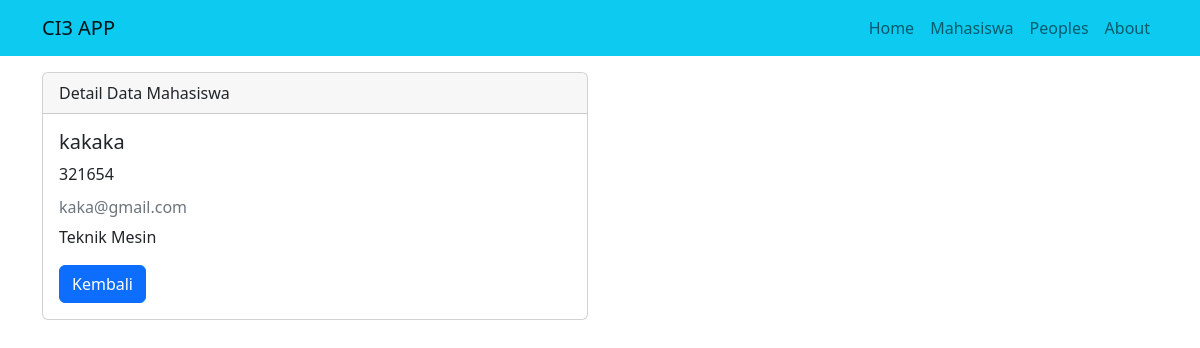
Page /mahasiswa/detail/9 on the committed database.
### tables this page shows
CREATE TABLE `mahasiswa` (
  `id` int(11) NOT NULL,
  `nama` varchar(100) NOT NULL,
  `nim` varchar(100) NOT NULL,
  `email` varchar(100) NOT NULL,
  `jurusan` varchar(100) NOT NULL
);

### application/controllers/Mahasiswa.php (called while the page is built, shortened)
<?php
class Mahasiswa extends CI_Controller {
	public function __construct()
	{
		$this->load->model('Mahasiswa_model');
		$this->load->library('form_validation');
	}
	public function detail($id)
	{
		$data['judul'] = 'Detail Data Mahasiswa';
		$data['mahasiswa'] = $this->Mahasiswa_model->getMahasiswaById($id);
		$this->load->view('templates/header', $data);
		$this->load->view('mahasiswa/detail', $data);
		$this->load->view('templates/footer');
	}
}
?>

### index.php (called while the page is built, shortened)
<?php
require_once BASEPATH.'core/CodeIgniter.php';

### application/models/Mahasiswa_model.php (called while the page is built, shortened)
<?php
class Mahasiswa_model extends CI_Model
{
	public function getMahasiswaById($id)
	{
		return $this->db->get_where('mahasiswa', ['id' => $id])->row_array();
	}
}
?>

### application/views/mahasiswa/detail.php (the view)
<div class="container">
	<div class="row mt-3">
		<div class="col-md-6">
			<div class="card">
				<div class="card-header">
					Detail Data Mahasiswa
				</div>
				<div class="card-body">
					<h5 class="card-title"><?= $mahasiswa['nama']; ?></h5>
					<p class="card-text"><?= $mahasiswa['nim']; ?></p>
					<h6 class="card-subtitle mb-2 text-muted"><?= $mahasiswa['email']; ?></h6>
					<p class="card-text"><?= $mahasiswa['jurusan']; ?></p>
					<a href="<?= base_url(); ?>mahasiswa" class="btn btn-primary">Kembali</a>
				</div>
			</div>
		</div>
	</div>
</div>

### rows in the picture
mahasiswa: nama "kakaka", nim "321654", email "kaka@gmail.com", jurusan "Teknik Mesin"
